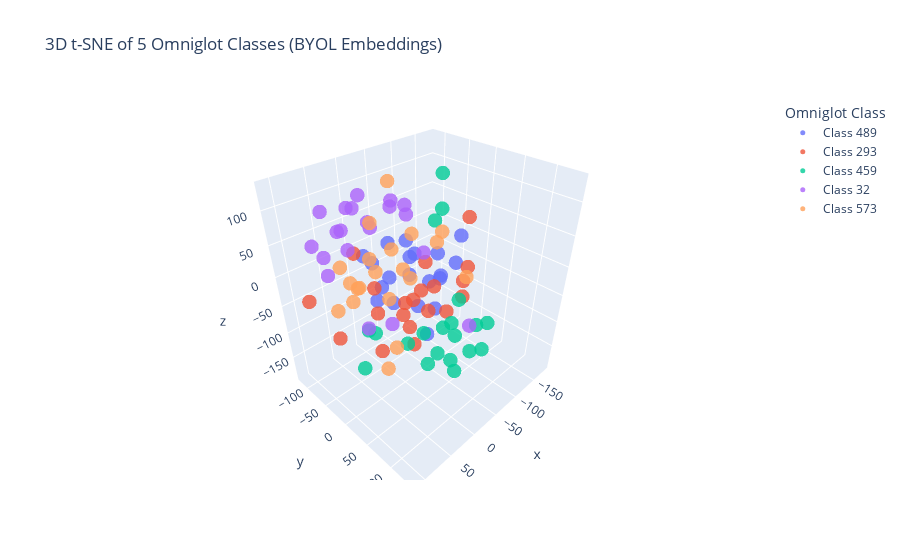

Notebook code cell kept with this figure:
### Code cell
import plotly.express as px
import pandas as pd

# Create a dataframe for easier plotting
df = pd.DataFrame({
    'x': X_3d[:, 0],
    'y': X_3d[:, 1],
    'z': X_3d[:, 2],
    'class': y
})

# Filter only selected class labels (5 classes)
df = df[df['class'].isin(selected_classes)]

# Map original class labels to consistent string labels
label_map = {label: f"Class {label}" for label in selected_classes}
df['class'] = df['class'].map(label_map)

# Create interactive 3D scatter plot
fig = px.scatter_3d(df, x='x', y='y', z='z',
                    color='class',
                    title="3D t-SNE of 5 Omniglot Classes (BYOL Embeddings)",
                    labels={"class": "Omniglot Class"},
                    opacity=0.8)

fig.update_traces(marker=dict(size=5))
fig.show()

### Figure 1 — Plotly figure (JSON) as saved in the notebook; plotly's stock layout.template omitted (floating-point values rounded to 4 significant figures)
{"data": [{"hovertemplate": "Omniglot Class=Class 489<br>x=%{x}<br>y=%{y}<br>z=%{z}<extra></extra>", "legendgroup": "Class 489", "marker": {"color": "#636efa", "opacity": 0.8, "size": 5, "symbol": "circle"}, "mode": "markers", "name": "Class 489", "scene": "scene", "showlegend": true, "type": "scatter3d", "x": [19.86, 39.24, -1.965, 8.486, -2.288, -16.74, -52.45, 19.98, 43.27, -86.31, 64.37, -40.2, -34.03, -8.198, 28.43, -55.78, -88.47, -8.232, -55.21, -117.7], "y": [31.6, 66.79, -66.9, 79.57, -60.86, 13.77, -3.215, 36.78, 9.369, 29.06, 3.877, -75.04, -67.79, 54.78, 13.91, 18.84, -79.01, 44.05, 48.0, -44.4], "z": [81.42, 85.88, -4.045, 47.87, -68.95, -46.74, -131.4, 34.45, 13.18, 46.16, 66.42, 11.27, -44.54, -24.25, -17.44, -15.21, -35.3, 14.45, 24.11, -26.11]}, {"hovertemplate": "Omniglot Class=Class 293<br>x=%{x}<br>y=%{y}<br>z=%{z}<extra></extra>", "legendgroup": "Class 293", "marker": {"color": "#EF553B", "opacity": 0.8, "size": 5, "symbol": "circle"}, "mode": "markers", "name": "Class 293", "scene": "scene", "showlegend": true, "type": "scatter3d", "x": [-118.2, 76.81, -72.55, 110.5, 49.6, 55.02, -101.4, -71.17, 96.68, 64.46, -73.02, -74.31, -74.31, 41.3, 88.34, -33.03, 87.39, -70.28, -40.82, -6.938], "y": [10.86, 40.76, 18.53, -60.93, 60.35, 104.5, 31.84, 53.9, -19.53, 90.96, -27.74, -38.63, 46.94, 58.43, 59.28, -36.93, 51.17, -6.303, -21.88, -118.6], "z": [-53.39, 6.764, -84.65, -11.71, 18.52, 33.75, -10.68, 88.29, -58.63, -18.88, -15.73, -74.58, -42.59, -25.19, -35.12, -100.7, 54.23, -48.74, -67.06, -11.43]}, {"hovertemplate": "Omniglot Class=Class 459<br>x=%{x}<br>y=%{y}<br>z=%{z}<extra></extra>", "legendgroup": "Class 459", "marker": {"color": "#00cc96", "opacity": 0.8, "size": 5, "symbol": "circle"}, "mode": "markers", "name": "Class 459", "scene": "scene", "showlegend": true, "type": "scatter3d", "x": [33.17, -67.96, -24.9, -0.7296, 3.292, 1.274, 76.33, -16.08, -39.73, 44.93, -180.4, 8.236, -45.35, -32.96, -51.2, 27.58, 64.11, -114.2, -10.96, -34.55], "y": [82.9, 8.872, 125.1, 7.441, 95.01, 101.8, 1.437, 85.29, 69.35, -24.67, -95.19, 50.19, 89.65, 124.3, 93.23, 116.8, 16.02, -47.93, 58.88, 46.8], "z": [-78.69, 86.07, -62.93, -112.4, -19.51, -100.9, -113.8, -58.24, -18.52, -78.65, 76.85, -60.56, -102.9, -23.34, -55.68, -52.54, -47.42, 32.13, -104.9, -78.01]}, {"hovertemplate": "Omniglot Class=Class 32<br>x=%{x}<br>y=%{y}<br>z=%{z}<extra></extra>", "legendgroup": "Class 32", "marker": {"color": "#ab63fa", "opacity": 0.8, "size": 5, "symbol": "circle"}, "mode": "markers", "name": "Class 32", "scene": "scene", "showlegend": true, "type": "scatter3d", "x": [-75.35, 72.55, -69.22, 33.23, 19.91, 22.58, 51.75, 20.29, 54.57, 16.53, 51.31, 22.78, -27.24, -3.212, 18.34, -22.41, -12.3, 44.95, -17.41, 75.44], "y": [-115.6, -68.62, -67.38, -73.6, 136.5, -38.48, -108.4, -58.14, -61.65, -110.2, -41.07, 9.947, -51.17, -67.44, -75.4, 19.32, -102.1, -112.4, -7.789, -94.51], "z": [-189.4, 7.904, 66.23, 29.82, 10.39, 81.32, 10.39, -109.3, 70.92, 40.12, 109.9, 127.1, 82.64, 53.33, 87.15, 41.62, 88.16, 78.43, 89.16, 44.02]}, {"hovertemplate": "Omniglot Class=Class 573<br>x=%{x}<br>y=%{y}<br>z=%{z}<extra></extra>", "legendgroup": "Class 573", "marker": {"color": "#FFA15A", "opacity": 0.8, "size": 5, "symbol": "circle"}, "mode": "markers", "name": "Class 573", "scene": "scene", "showlegend": true, "type": "scatter3d", "x": [35.64, 63.44, -44.01, -20.89, 34.59, 72.11, 71.73, -11.09, -32.12, -11.29, 6.192, 35.72, -77.39, -8.586, -31.9, -3.562, 18.1, -29.21, 78.62, 24.83], "y": [-55.21, -69.39, -26.4, 53.09, 23.43, 48.49, -16.43, -34.4, 86.12, 4.515, -21.83, -22.64, -8.589, -114.3, -104.9, -23.86, -34.36, -30.08, -27.47, -88.76], "z": [-24.64, -57.74, 43.91, 85.96, -87.29, -84.21, -8.952, 128.4, 29.77, -0.9521, -41.2, 38.46, 24.51, -74.74, 36.96, 36.39, 4.873, -10.15, 42.29, -37.04]}], "layout": {"legend": {"title": {"text": "Omniglot Class"}, "tracegroupgap": 0}, "scene": {"domain": {"x": [0, 1], "y": [0, 1]}, "xaxis": {"title": {"text": "x"}}, "yaxis": {"title": {"text": "y"}}, "zaxis": {"title": {"text": "z"}}}, "title": {"text": "3D t-SNE of 5 Omniglot Classes (BYOL Embeddings)"}}}
